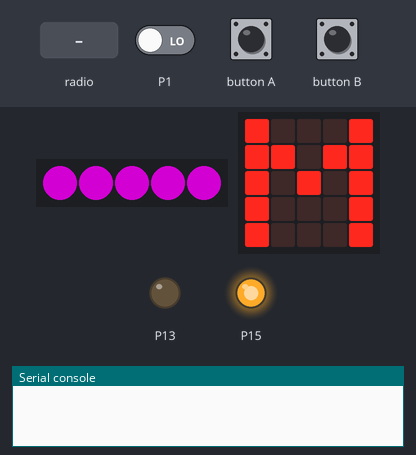
Simulated run of this program. Board: BBC micro:bit (MakeCode). Shown: 5 RGB LEDs in strip order, left to right, the board's 5×5 LED display, output pins drawn as LEDs (lit = HIGH), the last lines printed to the serial console. Inputs (shaded band) come from the test bench; at power-on: P1 LOW. Dim RGB values are drawn brighter than linear; no radio messages arrive unless stated (any console line starting 'radio sent:' is added by the test bench).

Above: at 1.3 s.
At 3.0 s:
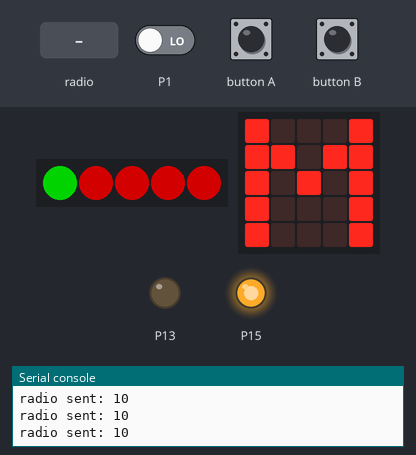
3.1 s: button A pressed for 3.2 s
At 3.8 s:
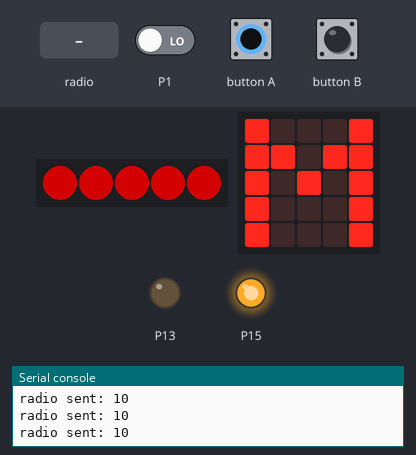
8.2 s: radio message "11" arrives
At 9.05 s:
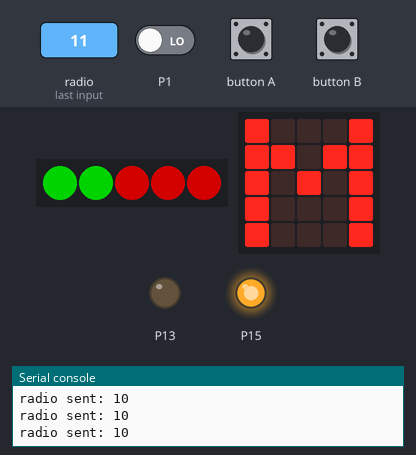
10.7 s: radio message "21" arrives
At 11.7 s:
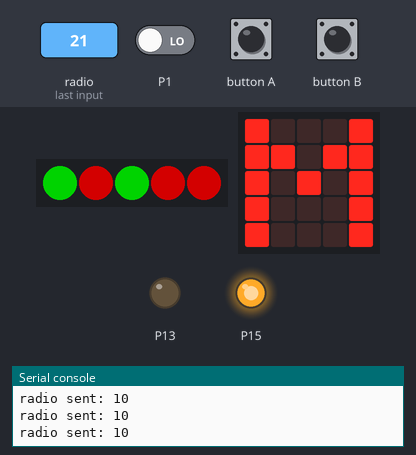
Timing chart, 0 to 13.7 s (numbered marks = the images above; inputs shaded):
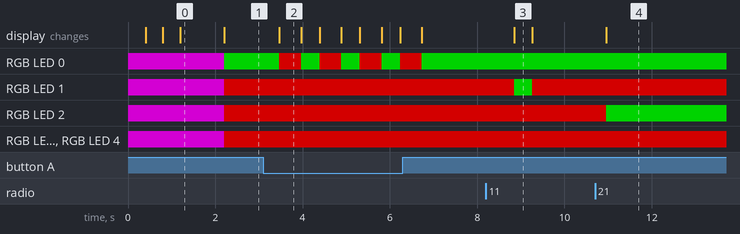

The program:

main.ts
```typescript
function Rearm () {
    strip.clear()
    strip.show()
    while (pins.digitalReadPin(DigitalPin.P1) == 0) {
        pins.digitalWritePin(DigitalPin.P8, 0)
        basic.showLeds(`
            . . . . .
            . # # # .
            . # . # .
            . # # # .
            . . . . .
            `)
        pins.digitalWritePin(DigitalPin.P8, 1)
        basic.showLeds(`
            . . . . .
            . # # # .
            . # # # .
            . # # # .
            . . . . .
            `)
    }
    strip.showColor(neopixel.colors(NeoPixelColors.Purple))
    basic.showLeds(`
        . . . . .
        . . . . .
        . . . . .
        . . . . .
        . . . . .
        `)
    basic.pause(200)
    Initialize()
}
radio.onReceivedNumberDeprecated(function (receivedNumber) {
    if (receivedNumber == 11) {
        LinkCheck = true
        lastSeenAlive = input.runningTime()
    }
    if (receivedNumber == 21) {
        IgniterStatusLP = 1
    } else if (receivedNumber == 22) {
        IgniterStatusLP = 0
    }
    if (receivedNumber == 31) {
        ArmStatusLP = 1
    } else if (receivedNumber == 32) {
        ArmStatusLP = 0
    }
})
function StatusCheck () {
    SelfCheckStatus = 1
    ArmStatus = pins.digitalReadPin(DigitalPin.P1)
    if (LinkCheck) {
        LinkStatus = 1
    } else {
        LinkStatus = 0
    }
    if ((SelfCheckStatus && LinkStatus && IgniterStatusLP && ArmStatusLP) == 1 && ArmStatus == 0) {
        Ready = 1
        basic.showLeds(`
            # . . . #
            . # . # .
            . . # . .
            . # . # .
            # . . . #
            `)
    } else {
        Ready = 0
        basic.showLeds(`
            # . . . #
            # # . # #
            # . # . #
            # . . . #
            # . . . #
            `)
    }
    NeoPixels()
}
function NeoPixels () {
    if (SelfCheckStatus == 1) {
        strip.setPixelColor(0, neopixel.colors(NeoPixelColors.Green))
    } else {
        strip.setPixelColor(0, neopixel.colors(NeoPixelColors.Red))
    }
    if (LinkStatus == 1) {
        strip.setPixelColor(1, neopixel.colors(NeoPixelColors.Green))
    } else {
        strip.setPixelColor(1, neopixel.colors(NeoPixelColors.Red))
    }
    if (IgniterStatusLP == 1) {
        strip.setPixelColor(2, neopixel.colors(NeoPixelColors.Green))
    } else {
        strip.setPixelColor(2, neopixel.colors(NeoPixelColors.Red))
    }
    if (ArmStatusLP == 1) {
        strip.setPixelColor(3, neopixel.colors(NeoPixelColors.Green))
    } else {
        strip.setPixelColor(3, neopixel.colors(NeoPixelColors.Red))
    }
    if (Ready == 1) {
        strip.setPixelColor(4, neopixel.colors(NeoPixelColors.Green))
    } else {
        strip.setPixelColor(4, neopixel.colors(NeoPixelColors.Red))
    }
    strip.show()
}
function Launch () {
    if (Ready == 1) {
        BuzzerBlink()
        basic.showLeds(`
            . . # . .
            . # # # .
            # . # . #
            . . # . .
            . . # . .
            `)
        radio.sendNumber(42)
        Ready = 0
        Rearm()
    }
}
function Initialize () {
    SelfCheckStatus = 0
    LinkStatus = 0
    ArmStatus = 0
    Ready = 0
    strip.showColor(neopixel.colors(NeoPixelColors.Purple))
    basic.showLeds(`
        . . . . .
        . . . . .
        . . # . .
        . . . . .
        . . . . .
        `)
    basic.showLeds(`
        . . . . .
        . # # # .
        . # . # .
        . # # # .
        . . . . .
        `)
    basic.showLeds(`
        # # # # #
        # . . . #
        # . . . #
        # . . . #
        # # # # #
        `)
    basic.showLeds(`
        # . . . #
        # # . # #
        # . # . #
        # . . . #
        # . . . #
        `)
    strip.showColor(neopixel.colors(NeoPixelColors.Purple))
    basic.pause(200)
}
function BuzzerBlink () {
    pins.digitalWritePin(DigitalPin.P13, 1)
    pins.digitalWritePin(DigitalPin.P14, 1)
    basic.pause(100)
    pins.digitalWritePin(DigitalPin.P13, 0)
    pins.digitalWritePin(DigitalPin.P14, 0)
    basic.pause(100)
    pins.digitalWritePin(DigitalPin.P13, 1)
    pins.digitalWritePin(DigitalPin.P14, 1)
    basic.pause(100)
    pins.digitalWritePin(DigitalPin.P13, 0)
    pins.digitalWritePin(DigitalPin.P14, 0)
    basic.pause(100)
    pins.digitalWritePin(DigitalPin.P13, 1)
    pins.digitalWritePin(DigitalPin.P14, 1)
    basic.pause(100)
    pins.digitalWritePin(DigitalPin.P13, 0)
    pins.digitalWritePin(DigitalPin.P14, 0)
}
let Ready = 0
let LinkStatus = 0
let ArmStatus = 0
let SelfCheckStatus = 0
let ArmStatusLP = 0
let IgniterStatusLP = 0
let lastSeenAlive = 0
let LinkCheck = false
let strip: neopixel.Strip = null
strip = neopixel.create(DigitalPin.P0, 5, NeoPixelMode.RGB)
radio.setGroup(111)
radio.setTransmitPower(7)
pins.digitalWritePin(DigitalPin.P15, 1)
let UpdateFrequency = 200
Initialize()
basic.forever(function () {
    StatusCheck()
    if (pins.digitalReadPin(DigitalPin.P5) == 0) {
        strip.showColor(neopixel.colors(NeoPixelColors.Red))
        basic.pause(100)
        StatusCheck()
    }
    if (pins.digitalReadPin(DigitalPin.P11) == 0) {
        Launch()
    }
    if (Ready == 1) {
        pins.digitalWritePin(DigitalPin.P13, 1)
        pins.digitalWritePin(DigitalPin.P14, 1)
    } else {
        pins.digitalWritePin(DigitalPin.P13, 0)
        pins.digitalWritePin(DigitalPin.P13, 0)
    }
})
control.inBackground(function () {
    while (true) {
        radio.sendNumber(10)
        if (input.runningTime() - lastSeenAlive > 3 * UpdateFrequency) {
            LinkCheck = false
        }
        basic.pause(UpdateFrequency)
    }
})
```

test.ts
```typescript
// testene settes inn her; disse vil ikke kompilert så lenge denne pakken blir brukt som en utvidelse.
```

Measured:
- after the input at 3.1 s, RGB LED 0: alternates RGB(127, 0, 0) for 0.50 s and RGB(0, 127, 0) for 0.42 s, 8 changes in all, then stays RGB(0, 127, 0), starting after 0.37 s
- after the input at 8.2 s, RGB LED 1: RGB(127, 0, 0) → RGB(0, 127, 0) after 0.64 s, → RGB(127, 0, 0) 0.42 s later
- after the input at 10.7 s, RGB LED 2: RGB(127, 0, 0) → RGB(0, 127, 0) after 0.25 s
- what the display in image 0 shows lasts 1.0 s, from 1.2 s to 2.2 s
- what the display in image 2 shows lasts 0.5 s, from 3.5 s to 4.0 s
- what the display in image 3 shows lasts 0.5 s, from 8.8 s to 9.3 s
